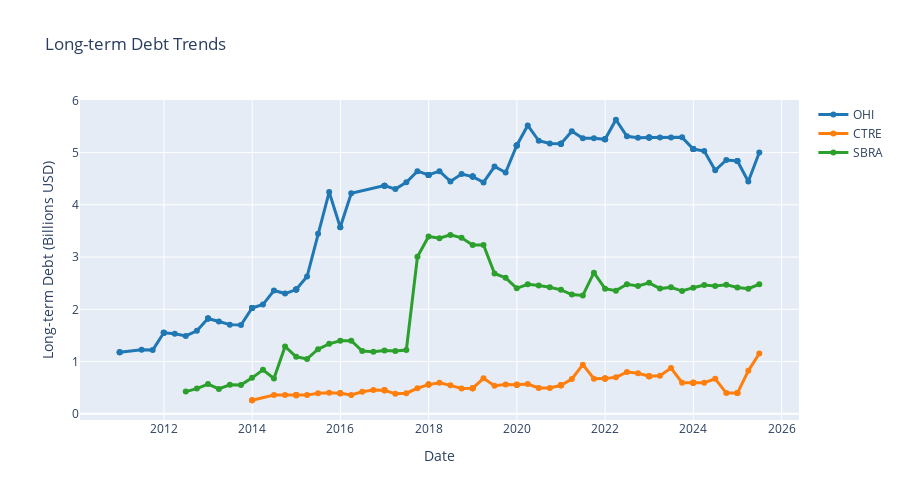

The cell this chart's notebook holds for it:
### Code cell
# Debt trend over time
fig = go.Figure()

for reit in reits:
    debt_df = reit_data[reit]['longtermdebt']
    if len(debt_df) > 0:
        debt_df = debt_df.sort_values('end')
        
        fig.add_trace(go.Scatter(
            x=debt_df['end'],
            y=debt_df['val'] / 1e9,
            mode='lines+markers',
            name=reit.upper(),
            line=dict(width=3, color=colors[reit]),
            marker=dict(size=6)
        ))

fig.update_layout(
    title='Long-term Debt Trends',
    xaxis_title='Date',
    yaxis_title='Long-term Debt (Billions USD)',
    hovermode='x unified',
    height=500
)

fig.show()
